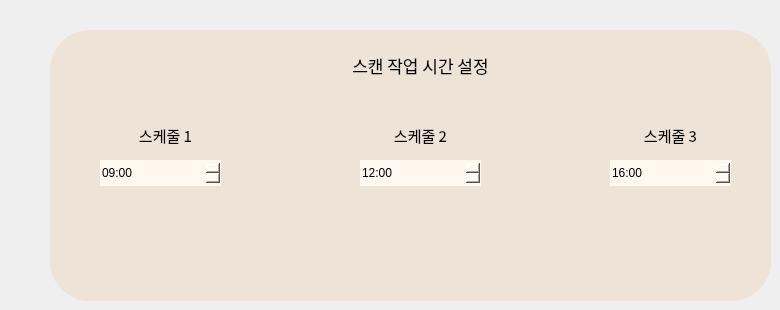
         <widget class="QWidget" name="settings_page">
          <widget class="QGroupBox" name="groupBox_5">
           <property name="geometry">
            <rect>
             <x>50</x>
             <y>30</y>
             <width>721</width>
             <height>271</height>
            </rect>
           </property>
           <property name="styleSheet">
            <string notr="true">border:none;
background-color: rgb(237, 227, 214);

border-top-left-radius:40px;
border-top-right-radius:40px;
border-bottom-left-radius:40px;
border-bottom-right-radius:40px;</string>
           </property>
           <property name="title">
            <string/>
           </property>
           <widget class="QLabel" name="schedule3_label">
            <property name="geometry">
             <rect>
              <x>590</x>
              <y>90</y>
              <width>61</width>
              <height>31</height>
             </rect>
            </property>
            <property name="font">
             <font>
              <family>NanumSquareRound</family>
              <pointsize>11</pointsize>
              <weight>50</weight>
              <italic>false</italic>
              <bold>false</bold>
             </font>
            </property>
            <property name="styleSheet">
             <string notr="true">font: 11pt &quot;NanumSquareRound&quot;;</string>
            </property>
            <property name="text">
             <string>스케줄 3</string>
            </property>
            <property name="alignment">
             <set>Qt::AlignCenter</set>
            </property>
           </widget>
           <widget class="QLabel" name="schedule1_label">
            <property name="geometry">
             <rect>
              <x>80</x>
              <y>90</y>
              <width>71</width>
              <height>31</height>
             </rect>
            </property>
            <property name="font">
             <font>
              <family>NanumSquareRound</family>
              <pointsize>11</pointsize>
              <weight>50</weight>
              <italic>false</italic>
              <bold>false</bold>
             </font>
            </property>
            <property name="styleSheet">
             <string notr="true">font: 11pt &quot;NanumSquareRound&quot;;</string>
            </property>
            <property name="text">
             <string>스케줄 1</string>
            </property>
            <property name="alignment">
             <set>Qt::AlignCenter</set>
            </property>
           </widget>
           <widget class="QDateTimeEdit" name="schedule1_timeedit">
            <property name="geometry">
             <rect>
              <x>50</x>
              <y>130</y>
              <width>121</width>
              <height>26</height>
             </rect>
            </property>
            <property name="styleSheet">
             <string notr="true">background-color: rgb(255, 248, 239);
</string>
            </property>
            <property name="time">
             <time>
              <hour>9</hour>
              <minute>0</minute>
              <second>0</second>
             </time>
            </property>
            <property name="minimumDateTime">
             <datetime>
              <hour>0</hour>
              <minute>0</minute>
              <second>0</second>
              <year>2000</year>
              <month>1</month>
              <day>1</day>
             </datetime>
            </property>
            <property name="currentSection">
             <enum>QDateTimeEdit::HourSection</enum>
            </property>
            <property name="displayFormat">
             <string>hh:mm</string>
            </property>
            <property name="calendarPopup">
             <bool>true</bool>
            </property>
            <property name="currentSectionIndex">
             <number>0</number>
            </property>
           </widget>
           <widget class="QLabel" name="schedule2_label">
            <property name="geometry">
             <rect>
              <x>340</x>
              <y>90</y>
              <width>61</width>
              <height>31</height>
             </rect>
            </property>
            <property name="font">
             <font>
              <family>NanumSquareRound</family>
              <pointsize>11</pointsize>
              <weight>50</weight>
              <italic>false</italic>
              <bold>false</bold>
             </font>
            </property>
            <property name="styleSheet">
             <string notr="true">font: 11pt &quot;NanumSquareRound&quot;;</string>
            </property>
            <property name="text">
             <string>스케줄 2</string>
            </property>
            <property name="alignment">
             <set>Qt::AlignCenter</set>
            </property>
           </widget>
           <widget class="QDateTimeEdit" name="schedule3_timeedit">
            <property name="geometry">
             <rect>
              <x>560</x>
              <y>130</y>
              <width>121</width>
              <height>26</height>
             </rect>
            </property>
            <property name="styleSheet">
             <string notr="true">background-color: rgb(255, 248, 239);
</string>
            </property>
            <property name="time">
             <time>
              <hour>16</hour>
              <minute>0</minute>
              <second>0</second>
             </time>
            </property>
            <property name="displayFormat">
             <string>hh:mm</string>
            </property>
           </widget>
           <widget class="QDateTimeEdit" name="schedule2_timeedit">
            <property name="geometry">
             <rect>
              <x>310</x>
              <y>130</y>
              <width>121</width>
              <height>26</height>
             </rect>
            </property>
            <property name="styleSheet">
             <string notr="true">background-color: rgb(255, 248, 239);
</string>
            </property>
            <property name="date">
             <date>
              <year>2000</year>
              <month>1</month>
              <day>1</day>
             </date>
            </property>
            <property name="time">
             <time>
              <hour>12</hour>
              <minute>0</minute>
              <second>0</second>
             </time>
            </property>
            <property name="minimumDateTime">
             <datetime>
              <hour>0</hour>
              <minute>0</minute>
              <second>0</second>
              <year>2000</year>
              <month>1</month>
              <day>1</day>
             </datetime>
            </property>
            <property name="displayFormat">
             <string>hh:mm</string>
            </property>
            <property name="calendarPopup">
             <bool>false</bool>
            </property>
           </widget>
           <widget class="QLabel" name="title_label">
            <property name="geometry">
             <rect>
              <x>290</x>
              <y>20</y>
              <width>161</width>
              <height>31</height>
             </rect>
            </property>
            <property name="font">
             <font>
              <family>NanumSquareRound</family>
              <pointsize>13</pointsize>
              <weight>50</weight>
              <italic>false</italic>
              <bold>false</bold>
             </font>
            </property>
            <property name="styleSheet">
             <string notr="true">font: 13pt &quot;NanumSquareRound&quot;;</string>
            </property>
            <property name="text">
             <string>스캔 작업 시간 설정</string>
            </property>
            <property name="alignment">
             <set>Qt::AlignCenter</set>
            </property>
           </widget>
           <widget class="QLabel" name="schedule1_toggle">
            <property name="geometry">
             <rect>
              <x>50</x>
              <y>180</y>
              <width>121</width>
              <height>31</height>
             </rect>
            </property>
            <property name="font">
             <font>
              <pointsize>14</pointsize>
             </font>
            </property>
            <property name="styleSheet">
             <string notr="true"/>
            </property>
            <property name="text">
             <string/>
            </property>
           </widget>
           <widget class="QLabel" name="schedule2_toggle">
            <property name="geometry">
             <rect>
              <x>310</x>
              <y>180</y>
              <width>121</width>
              <height>31</height>
             </rect>
            </property>
            <property name="font">
             <font>
              <pointsize>14</pointsize>
             </font>
            </property>
            <property name="styleSheet">
             <string notr="true"/>
            </property>
            <property name="text">
             <string/>
            </property>
           </widget>
           <widget class="QLabel" name="schedule3_toggle">
            <property name="geometry">
             <rect>
              <x>560</x>
              <y>180</y>
              <width>121</width>
              <height>31</height>
             </rect>
            </property>
            <property name="font">
             <font>
              <pointsize>14</pointsize>
             </font>
            </property>
            <property name="styleSheet">
             <string notr="true"/>
            </property>
            <property name="text">
             <string/>
            </property>
           </widget>
          </widget>
         </widget>
